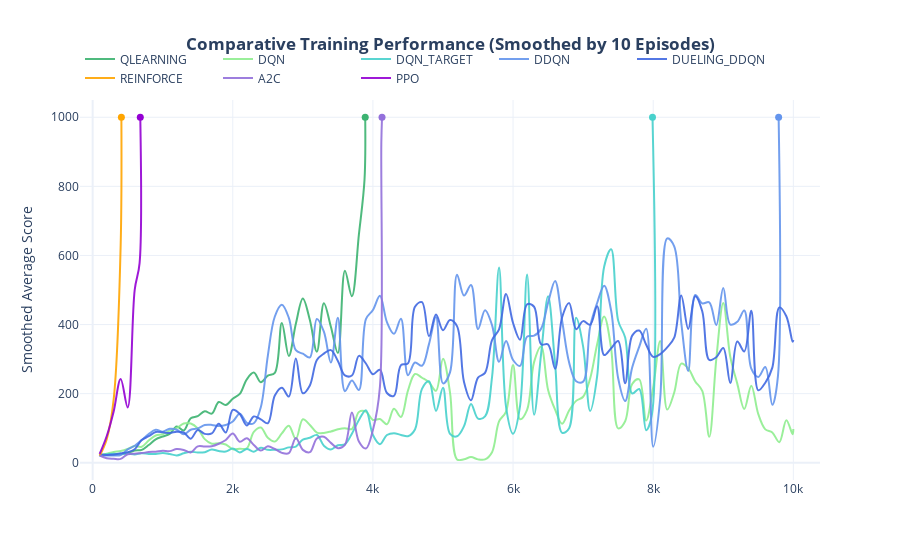

This figure's notebook cell:
### Markdown cell above
---

### Code cell
# ==============================================================================
#  1. IMPORTS AND CONFIGURATION
# ==============================================================================
import pandas as pd
import sqlite3
import json
from pathlib import Path
import plotly.graph_objects as go
import numpy as np

# --- Configuration ---
# <<<<<<< SET THE AGENTS YOU WANT TO ANALYZE HERE >>>>>>>>>
AGENTS_TO_ANALYZE = [
    "qlearning", "dqn", "dqn_target", "ddqn", "dueling_ddqn", 
    "reinforce", "a2c", "ppo"
]

# --- Data Smoothing Parameter ---
# Groups N episodes together and averages their score to simplify the chart.
# A value of 1 means no smoothing.
EPISODE_MULTIPLIER = 10

# Define the path to your database file
PROJECT_ROOT = Path().resolve()
DB_PATH = PROJECT_ROOT / "performance.db"

# --- Pastel Color Mapping for All Agents ---
AGENT_COLORS = {
    "qlearning": "mediumseagreen",
    "dqn": "lightgreen",
    "dqn_target": "mediumturquoise",
    "ddqn": "cornflowerblue",
    "dueling_ddqn": "royalblue",
    "reinforce": "orange",
    "a2c": "mediumpurple",
    "ppo": "darkviolet"
}


# ==============================================================================
#  2. DATA LOADING AND PREPARATION WITH GUARANTEED FINAL POINT
# ==============================================================================

def load_and_smooth_data(db_path, agent_list, multiplier):
    """
    Connects to the DB, loads 'average_score' for all specified agents,
    and applies smoothing while guaranteeing the very last data point is preserved.
    """
    if not db_path.exists():
        print(f"ERROR: Database file not found at '{db_path}'.")
        print("Please run training for all agents first.")
        return {}
    
    agent_data = {}
    
    try:
        conn = sqlite3.connect(db_path)
        print("Loading and smoothing data from database...")
        for agent_name in agent_list:
            query = f"SELECT epoch, average_score FROM training WHERE agent = '{agent_name}' ORDER BY epoch"
            df = pd.read_sql_query(query, conn)
            
            if df.empty:
                print(f"- WARNING: No records found for '{agent_name}'")
                continue

            # --- NEW, CORRECTED SMOOTHING LOGIC ---
            if multiplier > 1 and len(df) > multiplier:
                # 1. Isolate the very last data point from the original data
                last_point = df.iloc[-1:].copy()
                
                # 2. Select all data EXCEPT the last point for smoothing
                df_to_smooth = df.iloc[:-1]
                
                # 3. Group and aggregate the main part of the data
                grouped = df_to_smooth.groupby(np.arange(len(df_to_smooth)) // multiplier)
                smoothed_part = grouped.agg(
                    epoch=('epoch', 'last'),
                    average_score=('average_score', 'mean')
                ).reset_index(drop=True)
                
                # 4. Concatenate the smoothed data with the original last point
                final_df = pd.concat([smoothed_part, last_point], ignore_index=True)
                
                agent_data[agent_name] = final_df
                print(f"- Loaded and processed {len(df)} records to {len(final_df)} points for '{agent_name}'")
            else:
                # If no smoothing is needed, just use the original DataFrame
                agent_data[agent_name] = df
                print(f"- Loaded {len(df)} records for '{agent_name}' (no smoothing)")
        
        conn.close()
    except Exception as e:
        print(f"An error occurred while reading the database: {e}")
        return {}
        
    return agent_data

# Load and process the data for all agents
all_data = load_and_smooth_data(DB_PATH, AGENTS_TO_ANALYZE, EPISODE_MULTIPLIER)


# ==============================================================================
#  3. COMPARATIVE VISUALIZATION
# ==============================================================================

if all_data:
    # Initialize a new figure
    fig = go.Figure()

    # --- Dynamically Add a Trace for Each Agent ---
    for agent_name, df in all_data.items():
        agent_color = AGENT_COLORS.get(agent_name, 'grey')
        
        # 1. Add the main spline line trace
        fig.add_trace(
            go.Scatter(
                x=df['epoch'], 
                y=df['average_score'],
                name=agent_name.upper(),
                mode='lines',
                line=dict(shape='spline', color=agent_color, width=2),
                opacity=0.9
            )
        )
        
        # 2. Add markers for "solved" points (score of 1000)
        solved_points = df[df['average_score'] >= 1000]
        if not solved_points.empty:
            fig.add_trace(
                go.Scatter(
                    x=solved_points['epoch'],
                    y=solved_points['average_score'],
                    mode='markers',
                    marker=dict(color=agent_color, size=7, symbol='circle'),
                    name=f'{agent_name.upper()} Solved',
                    showlegend=False # Hide this from the legend
                )
            )

    # --- Customize the Layout for a Professional Look ---
    fig.update_layout(
        title_text=f"<b>Comparative Training Performance (Smoothed by {EPISODE_MULTIPLIER} Episodes)</b>",
        title_x=0.5,
        xaxis_title=None, # Remove x-axis title
        yaxis_title=f"Smoothed Average Score",
        template='plotly_white',
        
        # --- Legend Position: Top-Left, Single Line ---
        legend=dict(
            orientation="h",
            yanchor="bottom",
            y=1.02,
            xanchor="left",
            x=0
        ),
        
        yaxis=dict(range=[-50, 1050])
    )

    # Show the interactive plot
    fig.show()
else:
    print("No data was loaded. Cannot generate plot.")

### Figure 1 — Plotly figure (JSON) as saved in the notebook; plotly's stock layout.template omitted (floating-point values rounded to 4 significant figures)
{"data": [{"line": {"color": "mediumseagreen", "shape": "spline", "width": 2}, "mode": "lines", "name": "QLEARNING", "opacity": 0.9, "type": "scatter", "x": [100, 200, 300, 400, 500, 600, 700, 800, 900, 1000, 1100, 1200, 1300, 1400, 1500, 1600, 1700, 1800, 1900, 2000, 2100, 2200, 2300, 2400, 2500, 2600, 2700, 2800, 2900, 3000, 3100, 3200, 3300, 3400, 3500, 3600, 3700, 3800, 3880, 3890], "y": [20.87, 23.53, 22.75, 25.37, 28.33, 35.22, 37.17, 51.28, 67.82, 75.9, 83.33, 104.9, 93.44, 128.9, 134.8, 149.2, 142.1, 175.8, 166.9, 185.2, 199.1, 241.4, 260.9, 233.1, 252.3, 260.3, 404.2, 309.0, 402.3, 475.2, 413.1, 321.5, 461.8, 393.5, 317.8, 555.5, 481.8, 660.8, 819.5, 1000]}, {"marker": {"color": "mediumseagreen", "size": 7, "symbol": "circle"}, "mode": "markers", "name": "QLEARNING Solved", "showlegend": false, "type": "scatter", "x": [3890], "y": [1000]}, {"line": {"color": "lightgreen", "shape": "spline", "width": 2}, "mode": "lines", "name": "DQN", "opacity": 0.9, "type": "scatter", "x": [100, 200, 300, 400, 500, 600, 700, 800, 900, 1000, 1100, 1200, 1300, 1400, 1500, 1600, 1700, 1800, 1900, 2000, 2100, 2200, 2300, 2400, 2500, 2600, 2700, 2800, 2900, 3000, 3100, 3200, 3300, 3400, 3500, 3600, 3700, 3800, 3900, 4000, 4100, 4200, 4300, 4400, 4500, 4600, 4700, 4800, 4900, 5000, 5100, 5200, 5300, 5400, 5500, 5600, 5700, 5800, 5900, 6000, 6100, 6200, 6300, 6400, 6500, 6600, 6700, 6800, 6900, 7000, 7100, 7200, 7300, 7400, 7500, 7600, 7700, 7800, 7900, 8000, 8100, 8200, 8300, 8400, 8500, 8600, 8700, 8800, 8900, 9000, 9100, 9200, 9300, 9400, 9500, 9600, 9700, 9800, 9900, 9990, 10000], "y": [21.48, 26.18, 31.17, 33.79, 39.76, 48.46, 46.19, 64.08, 78.69, 82.35, 93.04, 100.6, 113.7, 113.7, 99.44, 68.32, 55.12, 56.42, 52.73, 39.08, 40.46, 41.85, 89.32, 101.9, 72.15, 61.22, 84.87, 107.1, 68.75, 125.8, 109.4, 87.38, 86.03, 90.49, 96.76, 100.1, 97.5, 146.9, 147.8, 123.8, 126.4, 111.6, 156.0, 132.4, 208.6, 257, 246.0, 232.9, 208.0, 300.7, 203.8, 9.66, 10.04, 16.23, 9.72, 9.53, 30.34, 119.5, 148.2, 282.6, 125.7, 153.1, 291.2, 336.4, 210.6, 153.4, 112.7, 151.3, 179.0, 191.0, 243.6, 343.1, 423.5, 330.4, 99.33, 120.2, 227.7, 241.3, 121.9, 217.9, 352.3, 153.8, 203.3, 287.0, 273.1, 235.3, 208.1, 75.29, 298.5, 462.5, 306.6, 229.0, 155.6, 222.9, 140.7, 96.66, 87.69, 59.53, 123.0, 82.57, 97.4]}, {"line": {"color": "mediumturquoise", "shape": "spline", "width": 2}, "mode": "lines", "name": "DQN_TARGET", "opacity": 0.9, "type": "scatter", "x": [100, 200, 300, 400, 500, 600, 700, 800, 900, 1000, 1100, 1200, 1300, 1400, 1500, 1600, 1700, 1800, 1900, 2000, 2100, 2200, 2300, 2400, 2500, 2600, 2700, 2800, 2900, 3000, 3100, 3200, 3300, 3400, 3500, 3600, 3700, 3800, 3900, 4000, 4100, 4200, 4300, 4400, 4500, 4600, 4700, 4800, 4900, 5000, 5100, 5200, 5300, 5400, 5500, 5600, 5700, 5800, 5900, 6000, 6100, 6200, 6300, 6400, 6500, 6600, 6700, 6800, 6900, 7000, 7100, 7200, 7300, 7400, 7500, 7600, 7700, 7800, 7900, 7980, 7990], "y": [21.27, 24.55, 25.92, 25.06, 26.76, 24.08, 27.61, 25.55, 25.35, 28.06, 25.29, 21.24, 27.23, 31.96, 29.5, 30.62, 38.5, 33.69, 32.45, 41, 29.9, 39.7, 31.93, 43.1, 37.38, 37.52, 38.65, 44.48, 46.9, 67.17, 72.13, 80.42, 49.27, 38.17, 50.74, 53.34, 84.19, 123.7, 152.1, 80.34, 53.8, 80.37, 85.61, 80.39, 76.79, 96.13, 213.8, 235.8, 150.1, 217.4, 83.62, 76.44, 105.9, 170.2, 127.8, 134.3, 247.7, 564.9, 161.1, 83.68, 164.4, 544.5, 138.9, 314.4, 481.9, 286.0, 86.5, 99.98, 419.4, 336.3, 150.0, 250.7, 567.3, 617.7, 411.3, 362.3, 200.4, 213.4, 94.37, 137.0, 1000]}, {"marker": {"color": "mediumturquoise", "size": 7, "symbol": "circle"}, "mode": "markers", "name": "DQN_TARGET Solved", "showlegend": false, "type": "scatter", "x": [7990], "y": [1000]}, {"line": {"color": "cornflowerblue", "shape": "spline", "width": 2}, "mode": "lines", "name": "DDQN", "opacity": 0.9, "type": "scatter", "x": [100, 200, 300, 400, 500, 600, 700, 800, 900, 1000, 1100, 1200, 1300, 1400, 1500, 1600, 1700, 1800, 1900, 2000, 2100, 2200, 2300, 2400, 2500, 2600, 2700, 2800, 2900, 3000, 3100, 3200, 3300, 3400, 3500, 3600, 3700, 3800, 3900, 4000, 4100, 4200, 4300, 4400, 4500, 4600, 4700, 4800, 4900, 5000, 5100, 5200, 5300, 5400, 5500, 5600, 5700, 5800, 5900, 6000, 6100, 6200, 6300, 6400, 6500, 6600, 6700, 6800, 6900, 7000, 7100, 7200, 7300, 7400, 7500, 7600, 7700, 7800, 7900, 8000, 8100, 8200, 8300, 8400, 8500, 8600, 8700, 8800, 8900, 9000, 9100, 9200, 9300, 9400, 9500, 9600, 9700, 9780, 9790], "y": [20.29, 21.12, 21.07, 22.14, 38.61, 49.11, 65.49, 83.2, 95.21, 90, 98.04, 95.55, 82.43, 95.33, 99.41, 109.1, 109.5, 106.2, 109.3, 119.3, 141.8, 115.6, 114.2, 160.7, 309.4, 423.3, 457.2, 419.3, 325.9, 315.5, 305.1, 416.2, 379.6, 290.1, 419.9, 207.2, 238.2, 210.8, 415.6, 441.9, 483.1, 406.9, 373.0, 416.7, 253.3, 290.1, 280.7, 343.3, 421.6, 229.7, 261.6, 544.5, 483.9, 514.2, 386.8, 441.6, 398.4, 292.0, 352.5, 297.5, 280.5, 365.1, 367.7, 388.0, 463.1, 526.4, 411.1, 290.1, 236.1, 234.8, 393.7, 462.3, 512.6, 439.8, 244.5, 178.7, 275.4, 335.3, 387.9, 46.28, 186.7, 649.2, 626.2, 406.2, 265.4, 485.3, 461.3, 464.2, 398.4, 505.9, 400.0, 407.9, 440.5, 272.5, 248.5, 276.9, 167.6, 250.0, 1000]}, {"marker": {"color": "cornflowerblue", "size": 7, "symbol": "circle"}, "mode": "markers", "name": "DDQN Solved", "showlegend": false, "type": "scatter", "x": [9790], "y": [1000]}, {"line": {"color": "royalblue", "shape": "spline", "width": 2}, "mode": "lines", "name": "DUELING_DDQN", "opacity": 0.9, "type": "scatter", "x": [100, 200, 300, 400, 500, 600, 700, 800, 900, 1000, 1100, 1200, 1300, 1400, 1500, 1600, 1700, 1800, 1900, 2000, 2100, 2200, 2300, 2400, 2500, 2600, 2700, 2800, 2900, 3000, 3100, 3200, 3300, 3400, 3500, 3600, 3700, 3800, 3900, 4000, 4100, 4200, 4300, 4400, 4500, 4600, 4700, 4800, 4900, 5000, 5100, 5200, 5300, 5400, 5500, 5600, 5700, 5800, 5900, 6000, 6100, 6200, 6300, 6400, 6500, 6600, 6700, 6800, 6900, 7000, 7100, 7200, 7300, 7400, 7500, 7600, 7700, 7800, 7900, 8000, 8100, 8200, 8300, 8400, 8500, 8600, 8700, 8800, 8900, 9000, 9100, 9200, 9300, 9400, 9500, 9600, 9700, 9800, 9900, 9990, 10000], "y": [24.57, 22.73, 23.95, 27.21, 30.38, 39.07, 65.55, 76.72, 88.77, 87.9, 86.16, 89.76, 87.42, 69.69, 94.85, 83.55, 84.76, 112.7, 87.47, 152.9, 141.2, 107.8, 134, 125.5, 114.2, 194.4, 217.3, 191.6, 301.8, 201.0, 223.8, 297.5, 315.8, 326, 294.5, 252.8, 252.4, 309.3, 287.2, 256.3, 269.1, 201.8, 193.7, 282.6, 287.7, 451.3, 464.9, 366.1, 428.8, 383.6, 413.0, 395.4, 233.8, 180.8, 246.6, 260.0, 354.9, 386.2, 488.4, 404.4, 356.1, 458.6, 451.5, 343.1, 342.2, 271.9, 421.0, 462.6, 386.7, 409.9, 399.3, 452.9, 311.7, 331.5, 352.5, 230.1, 367.9, 382.8, 341.6, 306.4, 314.5, 334.0, 361.8, 484.3, 387.5, 482.1, 438.5, 297.5, 305.4, 332.2, 230.6, 350.8, 322.1, 439.9, 209.6, 231.7, 275.4, 449.6, 423.9, 349.8, 355.4]}, {"line": {"color": "orange", "shape": "spline", "width": 2}, "mode": "lines", "name": "REINFORCE", "opacity": 0.9, "type": "scatter", "x": [100, 200, 300, 400, 410], "y": [19.96, 67.31, 183.3, 630.3, 1000]}, {"marker": {"color": "orange", "size": 7, "symbol": "circle"}, "mode": "markers", "name": "REINFORCE Solved", "showlegend": false, "type": "scatter", "x": [410], "y": [1000]}, {"line": {"color": "mediumpurple", "shape": "spline", "width": 2}, "mode": "lines", "name": "A2C", "opacity": 0.9, "type": "scatter", "x": [100, 200, 300, 400, 500, 600, 700, 800, 900, 1000, 1100, 1200, 1300, 1400, 1500, 1600, 1700, 1800, 1900, 2000, 2100, 2200, 2300, 2400, 2500, 2600, 2700, 2800, 2900, 3000, 3100, 3200, 3300, 3400, 3500, 3600, 3700, 3800, 3900, 4000, 4100, 4120, 4130], "y": [20.89, 13.19, 11.55, 11.07, 24.34, 26.02, 27.86, 30.77, 32.01, 34.55, 33.58, 39.55, 36.94, 29.56, 47.26, 46.91, 47.75, 54.99, 65.94, 84.64, 60.63, 70.73, 51.36, 35.17, 47.69, 39.64, 28.58, 27.56, 71.52, 37.17, 30.46, 70.38, 75.41, 57.48, 42.04, 51.55, 145.6, 61.51, 41.14, 94.74, 219.6, 926.6, 1000]}, {"marker": {"color": "mediumpurple", "size": 7, "symbol": "circle"}, "mode": "markers", "name": "A2C Solved", "showlegend": false, "type": "scatter", "x": [4130], "y": [1000]}, {"line": {"color": "darkviolet", "shape": "spline", "width": 2}, "mode": "lines", "name": "PPO", "opacity": 0.9, "type": "scatter", "x": [100, 200, 300, 400, 500, 600, 670, 680], "y": [25.41, 76.52, 148.5, 242.4, 160.2, 500, 577.9, 1000]}, {"marker": {"color": "darkviolet", "size": 7, "symbol": "circle"}, "mode": "markers", "name": "PPO Solved", "showlegend": false, "type": "scatter", "x": [680], "y": [1000]}], "layout": {"legend": {"orientation": "h", "x": 0, "xanchor": "left", "y": 1.02, "yanchor": "bottom"}, "title": {"text": "<b>Comparative Training Performance (Smoothed by 10 Episodes)</b>", "x": 0.5}, "xaxis": {"title": {}}, "yaxis": {"range": [-50, 1050], "title": {"text": "Smoothed Average Score"}}}}
